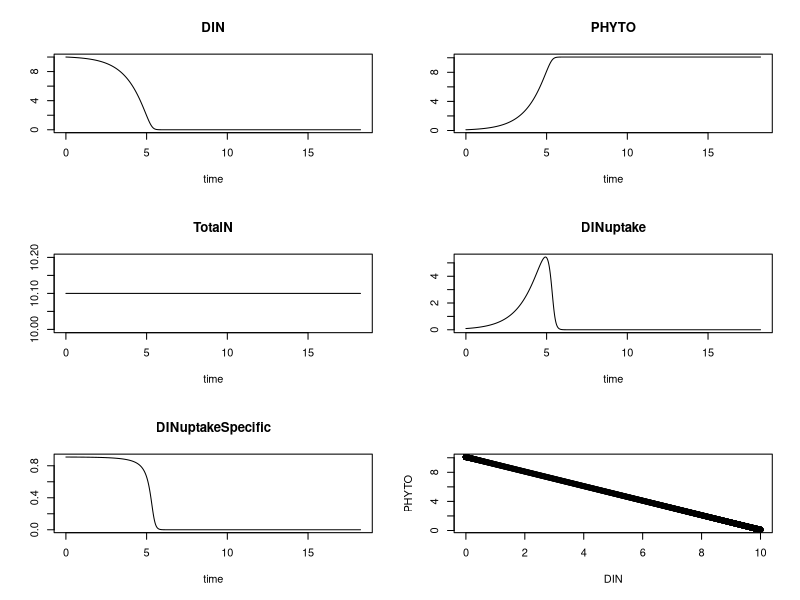
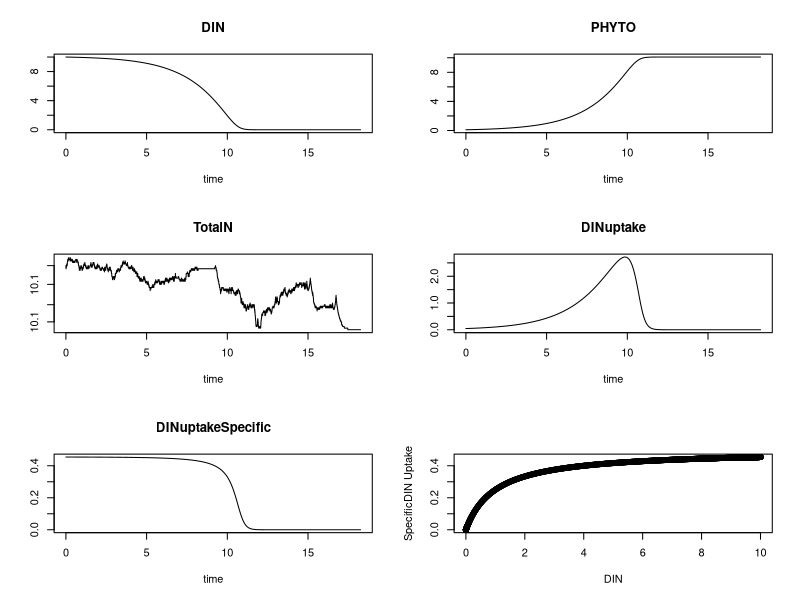

Recreate these plots in R, in order.
## ---- chunk 1
#The model parameters Max DIN uptake and ALgae
#install.packages("deSolve")
library(deSolve)
Parms<-c(
  pmax =1, #(/day) maximum DIN uptake rate of the alage
  ksDIN=1  #[umol N/l] half saturation constant for DIN uptake
)
 #state variables.. all concentrations have to be in mmolN/m3. ALgae= 0.1 and DIN=10(different from note)
states <-c (DIN = 10, PHYTO = 0.1)
#the model function
Batch <- function(t,y,Parms)
{with(as.list(c(y, Parms)), {DINuptake <- pmax *DIN/(DIN+ksDIN)*PHYTO
          DINuptakeSpecific<- pmax *DIN/(DIN+ksDIN)
          dDIN <- -DINuptake
          dPHYTO <- DINuptake
          TotalN<- DIN+PHYTO
          return (list(c(dDIN,dPHYTO), 
                       TotalN = TotalN, DINuptake=DINuptake, DINuptakeSpecific=DINuptakeSpecific ))})}
#end of model equations
## ---- chunk 2
NYEARS <- 0.05 #number of years of integration
dt <- 0.005 #time step
times <- seq(from =0,to = NYEARS*365, by=dt)
#solving the problem
yini <-states 
for (i in 1:NYEARS) {
  p <- ode (y =yini, times = times, func = Batch, parms= Parms)
  yini <- p[nrow(p), 2: (length(states)+1)]
}

#plotting the input variables and state variables
plot(p, mfrow = c(3, 2), which = 1:5)
#phase plot
plot(p[,2],p[,3],xlab="DIN", ylab= "PHYTO")



## ---- chunk 3
Parms2<- Parms
Parms2["pmax"]<- 0.5 # instead of 1
yini <-states 
for (i in 1:NYEARS) {
  p <- ode (y =yini, times = times, func = Batch, parms= Parms2)
  yini <- p[nrow(p), 2: (length(states)+1)]
}
plot(p, mfrow =c(3, 2), which= 1:5)
plot(p[,2],p[,6],xlab = "DIN", ylab ="SpecificDIN Uptake")
